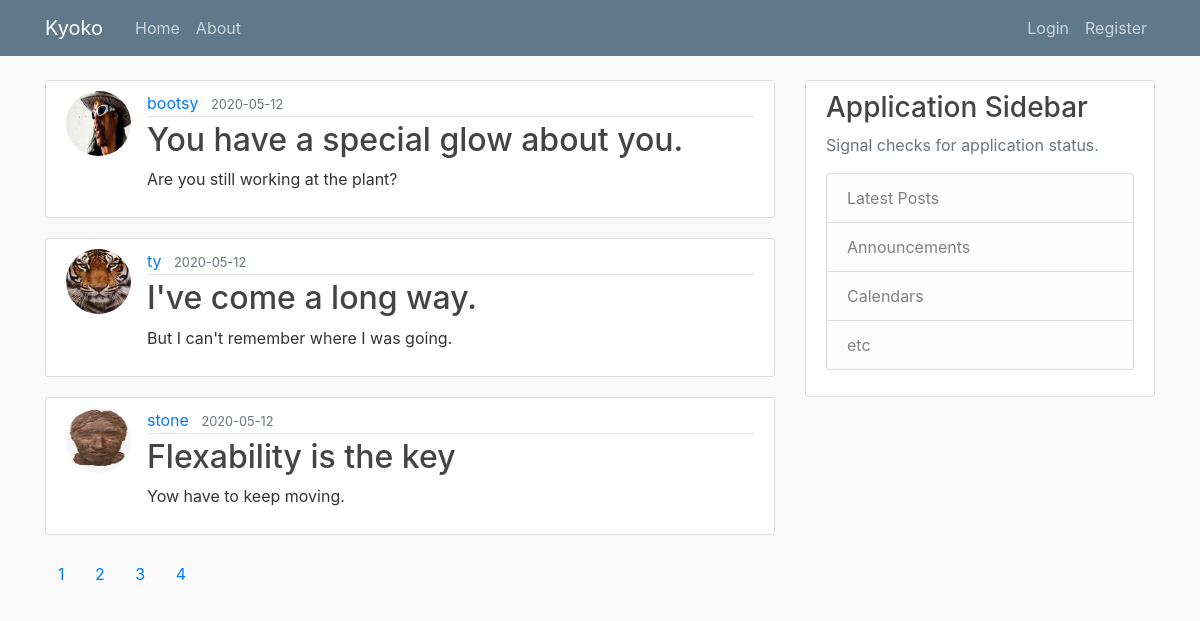
The page /home on the database its author committed.
### helloflask/models.py (models this page shows, shortened)
class Post(db.Model):
    id = db.Column(db.Integer, primary_key=True)
    title = db.Column(db.String(100), nullable=False)
    date_posted = db.Column(db.DateTime, nullable=False, default=datetime.utcnow)
    content = db.Column(db.Text, nullable=False)
    user_id = db.Column(db.Integer, db.ForeignKey('user.id'), nullable=False)

class User(db.Model, UserMixin):
    id = db.Column(db.Integer, primary_key=True)
    username = db.Column(db.String(20), unique=True, nullable=False)
    email = db.Column(db.String(120), unique=True, nullable=False)
    image_file = db.Column(db.String(20), nullable=False, default= 'default.jpeg')
    password = db.Column(db.String(60), nullable=False)
    posts = db.relationship('Post', backref='author', lazy=True)

### helloflask/routes.py (the view)
@app.route("/") # This is a decorator or s fnction that wraps itself around another function.
@app.route("/home")
def home():
    page = request.args.get('page', 1, type=int)
    posts = Post.query.order_by(Post.date_posted.desc()).paginate(page=page, per_page=3)
    return render_template('home.html', posts=posts)

### helloflask/templates/home.html
{% extends "layout.html" %}
{% block content %}
   {% for post in posts.items %}
    <article class="media content-section">
      <img class="rounded-circle article-img" src="{{ url_for('static', filename='profile_pics/' + post.author.image_file) }}">
      <div class="media-body">
       <div class="article-metadata">
         <a class="mr-2" href="#">{{ post.author.username }}</a>
         <small class="text-muted">{{ post.date_posted.strftime('%Y-%m-%d') }}</small>
       </div>
       <h2><a class="article-title" href="{{url_for('post', post_id=post.id) }}">{{ post.title }}</a></h2>
       <p class="article-content">{{ post.content }}</p>
      </div>
      </article>
    {% endfor %}
        {% for page_num in posts.iter_pages() %}
        {% if page_num %}
            <a class="btn button-outline-info mb-4" href="{{ url_for('home', page=page_num) }}">{{ page_num }}</a>
        {% else %}
            ...
        {% endif %}
    {% endfor %}
{% endblock content %}

### helloflask/static/main.css (style rules this page uses)
body { background: #fafafa; color: #333333; margin-top: 5rem; }
h1, h2, h3, h4, h5, h6 { color: #444444; }
.content-section { background: #ffffff; padding: 10px 20px; border: 1px solid #dddddd; border-radius: 3px; margin-bottom: 20px; }
.article-title { color: #444444; }
.article-content { white-space: pre-line; }
.article-img { height: 65px; width: 65px; margin-right: 16px; }
.article-metadata { padding-bottom: 1px; margin-bottom: 4px; border-bottom: 1px solid #e3e3e3 }

### rows shown on the page
Post: image_file (picture), author.username "bootsy", date_posted "2020-05-12", title "You have a special glow about you.", content "Are you still working at the plant?"
Post: image_file (picture), author.username "ty", date_posted "2020-05-12", title "I've come a long way.", content "But I can't remember where I was going."
Post: image_file (picture), author.username "stone", date_posted "2020-05-12", title "Flexability is the key", content "Yow have to keep moving."

### other values the page prints
{{ page_num }} "1" "2" "3" "4"
